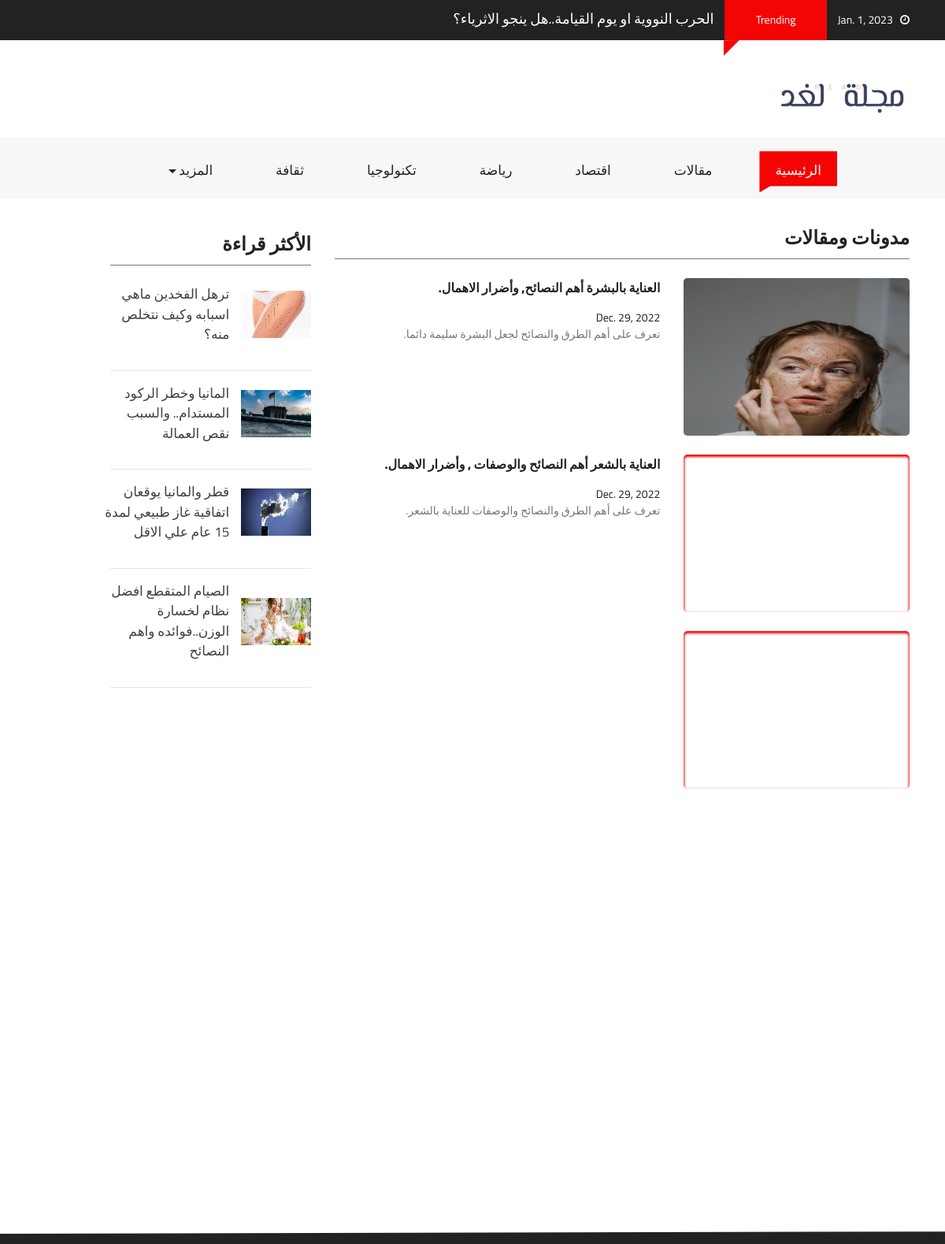
The page /blog/ on the database as committed earlier.
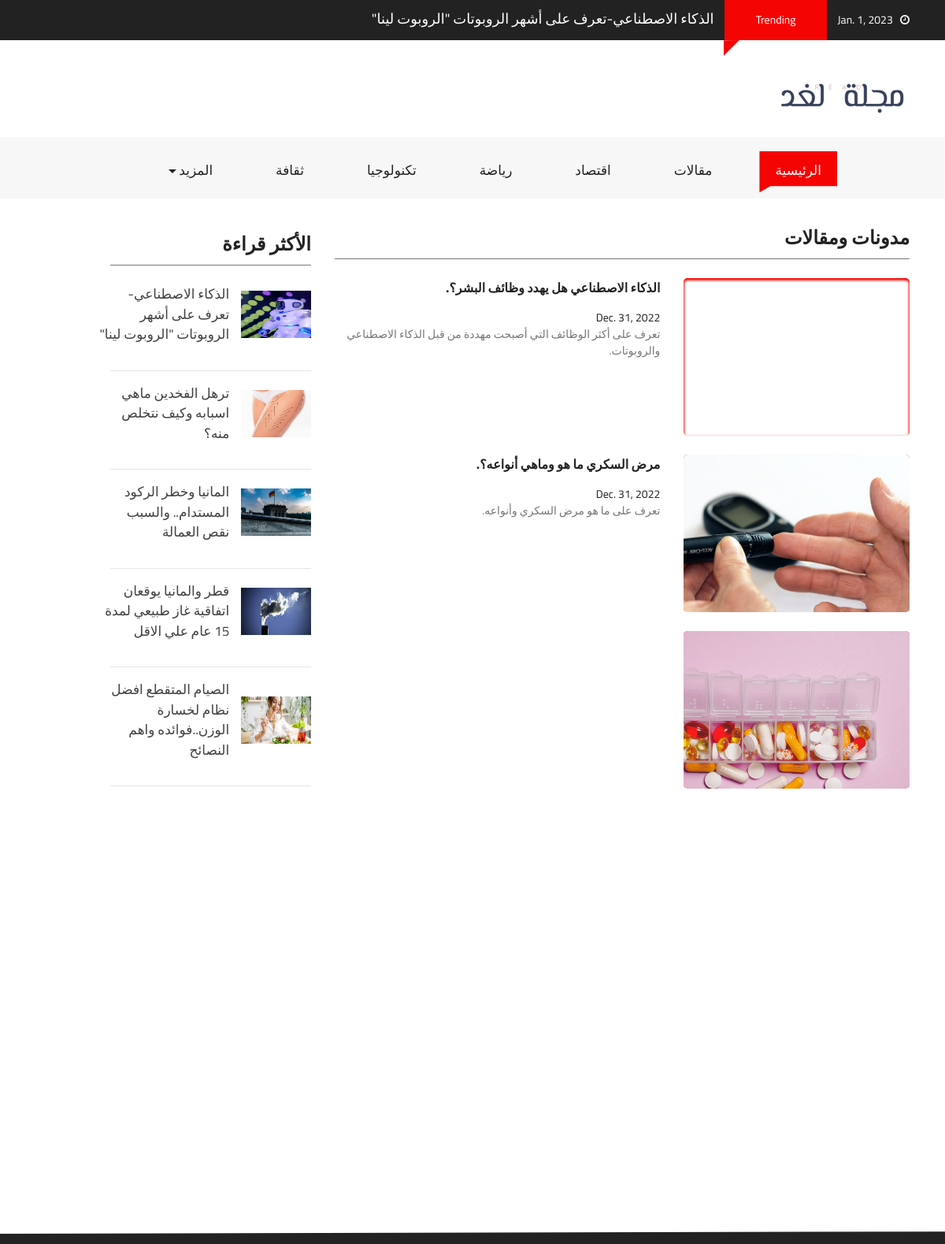
The same page on the database as committed later.
### main/models.py (models this page shows, shortened)
class New(models.Model):
    type_post = [
        ('News','News'),
        ('Blogs','Blogs'),
    ]
    choices= [
        ('ثقافة','ثقافة'),
        ('اقتصاد','اقتصاد'),
        ('رياضة','رياضة'),
        ('صحةوجمال','صحةوجمال'),
        ('تكنولوجيا','تكنولوجيا'),
    ]
    title = models.CharField(max_length=100,unique=True)
    author = models.CharField(max_length=20,null=True, blank=True)
    image = models.ImageField()
    date_post = models.DateField(null=True, blank=True)
    short_decsription = models.CharField(max_length=100)
    long_decsription = models.TextField(default='DESC')
    type = models.CharField(max_length=50, choices=type_post,default='Blogs')
    most_popular = models.BooleanField(default=False)
    trending = models.BooleanField(default=False)
    main = models.BooleanField(default=False)
    main2 = models.BooleanField(default=False)
    cate = models.CharField(choices=choices,max_length=12)

### main/views.py (the view)
# urls.py: path('blog/', views.blogs, name='blog'),
def blogs(request):
    blogs = New.objects.filter(type='Blogs').order_by('-date_post')
    date_now  = datetime.datetime.now()
    context={
        'blog':blogs,
        'most':most,
        'trend':trend,
        'D_N':date_now.date(),
        'mostrend':trend[0]
    }
    return render(request,'main/blog.html',context)

### templates/main/blog.html (shortened to what this page needs)
{% extends "./layout.html" %}
{% load static %}
{% block content %}
<div class="container-fluid pb-4 pt-4 paddding">
    <div class="container paddding">
        <div class="row mx-0">
            <div class="col-md-8 animate-box" data-animate-effect="fadeInLeft">
                <div>
                    <div class="fh5co_heading fh5co_heading_border_bottom py-2 mb-4" style="font-weight: bold;" >مدونات ومقالات</div>
                </div>
                {% for bl in blog %}
                {% if   not bl.most_popular and  not bl.trending %}
                <div class="row pb-4 more">
                    <div class="col-md-5">
                        <a href="{% url 'main:page' bl.title %}">
                        <div class="fh5co_hover_news_img">
                            <div class="fh5co_news_img"><img src="{{bl.image.url}}" alt=""/></div>
                        </div>
                        </a>
                    </div>
                    <div class="col-md-7 animate-box">
                        <a href="{% url 'main:page' bl.title %}" class="fh5co_magna py-2"> {{bl.title}}. <br> </a> <a href="{% url 'main:page' bl.title %}" class="fh5co_mini_time py-3">
                        {{bl.date_post}}
                        <div class="fh5co_consectetur"> {{bl.short_decsription}}.
                        </div></a>
                    </div>
                </div>
                {% endif %}
                {% endfor %}
            </div>
            <div class="col-md-3 animate-box" data-animate-effect="fadeInRight">
                <div>
                    <div class="fh5co_heading fh5co_heading_border_bottom pt-3 py-2 mb-4" style="font-weight: bold;">الأكثر قراءة</div>
                </div>
                {% for ne in most  %}
                    {% if ne.most_popular %}
                <div class="row pb-3 ">
                    <div class="col-5 align-self-center">
                        <a href="{% url 'main:page' ne.title %}">  <img src="{{ne.image.url}}" alt="img" class="fh5co_most_trading"/>
                    </div></a>
                    <div class="col-7 paddding">
                        <a href="{% url 'main:page' ne.title %}" class="d-block fh5co_small_post_heading"><span class="">{{ne.title}}</span>
                    </div></a>
                </div>
                <hr>
                {% endif %}
                {% endfor %}
            </div>
        </div>
    </div>
</div>
<div class="container-fluid pb-4 pt-5">
</div>
{%endblock%}

### templates/main/layout.html (shortened to what this page needs)
{% load static %}
<!DOCTYPE html>
<html lang="en" class="no-js">
<head>
    <link href="{% static 'css/media_query.css' %}" rel="stylesheet" type="text/css"/>
    <link href="{% static 'css/bootstrap.css' %}" rel="stylesheet" type="text/css"/>
    <link href="https://maxcdn.bootstrapcdn.com/font-awesome/4.7.0/css/font-awesome.min.css" rel="stylesheet"
>
    <link href="{% static 'css/animate.css' %}" rel="stylesheet" type="text/css"/>
    <link href="{% static 'css/owl.carousel.css' %}" rel="stylesheet" type="text/css"/>
    <link href="{% static 'css/owl.theme.default.css' %}" rel="stylesheet" type="text/css"/>
    <link href="{% static 'css/style_1.css' %}" rel="stylesheet" type="text/css"/>
</head>
<body class="{% block class %}{%endblock%}" dir="rtl">
<div class="container-fluid fh5co_header_bg">
    <div class="container">
        <div class="row" >
            <div class="col-12 fh5co_mediya_center"><a href="" class="color_fff fh5co_mediya_setting" dir="rtl"><i
                    class="fa fa-clock-o"></i>&nbsp;&nbsp;&nbsp;{{D_N}}</a>
                <div class="d-inline-block fh5co_trading_posotion_relative"><a href="" class="treding_btn">Trending</a>
                    <div class="fh5co_treding_position_absolute"></div>
                </div>
                <a href="{% url 'main:page' mostrend.title %}" class="color_fff fh5co_mediya_setting" style= "font-size:18px">{{mostrend.title}}</a>
            </div>
        </div>
    </div>
</div>
<div class="container-fluid">
    <div class="container">
        <div class="row">
            <div class="col-12 col-md-3 fh5co_padding_menu" >
                <img style= "width:200px;" src="/media/logo.png" alt="img" class="fh5co_logo_width"/>
            </div>
            </div>
        </div>
    </div>
<div class="container-fluid bg-faded fh5co_padd_mediya padding_786">
    <div class="container padding_786">
        <nav class="navbar navbar-toggleable-md navbar-light ">
            <div class="collapse navbar-collapse" id="navbarSupportedContent">
                <ul class="navbar-nav mr-auto" style= "font-size : 17px">
                    <li class="nav-item active">
                        <a class="nav-link" href="{% url 'main:index'%}">الرئيسية <span class="sr-only">(current)</span></a>
                    </li>
                    <li class="nav-item ">
                        <a class="nav-link" href="{% url 'main:blog'%}">مقالات <span class="sr-only">(current)</span></a>
                    </li>
                    <li class="nav-item ">
                        <a class="nav-link" href="{% url 'main:section' 'اقتصاد' %}">اقتصاد <span class="sr-only">(current)</span></a>
                    </li>
                    <li class="nav-item ">
                        <a class="nav-link" href="{% url 'main:section' 'رياضة' %}">رياضة <span class="sr-only">(current)</span></a>
                    </li>
                    <li class="nav-item ">
                        <a class="nav-link" href="{% url 'main:section' 'تكنولوجيا' %}">تكنولوجيا <span class="sr-only">(current)</span></a>
                    </li>
                    <li class="nav-item ">
                        <a class="nav-link" href="{% url 'main:section' 'ثقافة' %}">ثقافة<span class="sr-only">(current)</span></a>
                    </li>
                    <li class="nav-item dropdown">
                        <a class="nav-link dropdown-toggle" href="#" id="dropdownMenuButton2" data-toggle="dropdown"
                           aria-haspopup="true" aria-expanded="false">المزيد <span class="sr-only">(current)</span></a>
                    </li>
                </ul>
            </div>
        </nav>
    </div>
</div>
{% block content %} {% endblock %}
<div class="container-fluid fh5co_footer_bg pb-3">
</body>
</html>

Rows that differ between the two databases and show on the page:
no longer on this page (row unchanged): New: title "الحرب النووية او يوم القيامة..هل ينجو الاثرياء؟"
no longer on this page (row unchanged): New: image (picture), title "العناية بالبشرة أهم النصائح, وأضرار الاهمال", date_post "Dec. 29, 2022", short_decsription "تعرف على أهم الطرق والنصائح لجعل البشرة سليمة دائما"
no longer on this page (row unchanged): New: title "العناية بالشعر أهم النصائح والوصفات , وأضرار الاهمال", date_post "Dec. 29, 2022", short_decsription "تعرف على أهم الطرق والنصائح والوصفات للعناية بالشعر"
added New: title "الذكاء الاصطناعي-تعرف على أشهر الروبوتات \"الروبوت لينا\"", image (picture)
added New: title "الذكاء الاصطناعي هل يهدد وظائف البشر؟", date_post "Dec. 31, 2022", short_decsription "تعرف على أكثر الوظائف التي أصبحت مهددة من قبل الذكاء الاصطناعي والروبوتات"
added New: image (picture), title "مرض السكري ما هو وماهي أنواعه؟", date_post "Dec. 31, 2022", short_decsription "تعرف على ما هو مرض السكري وأنواعه"
added New: image (picture)
